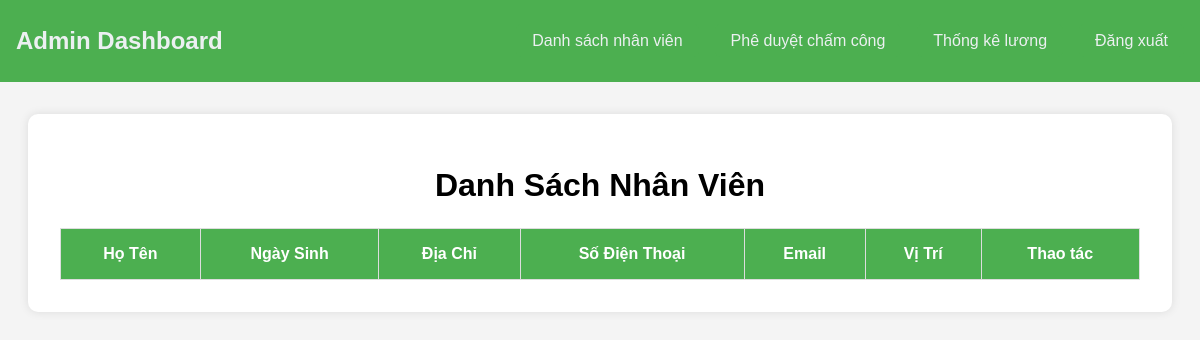
Before: /admin_trangchu/ with the older database file.
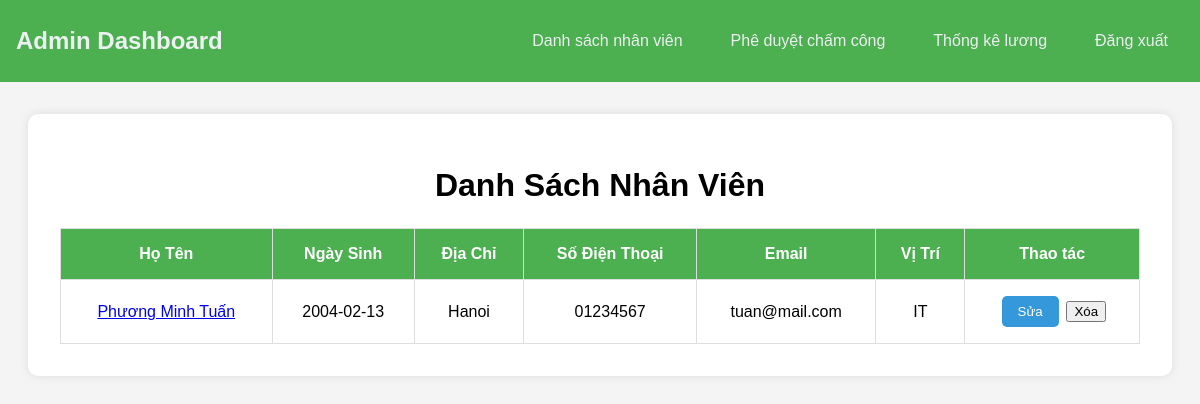
After: the same page with the newer database file.
### tables this page shows
CREATE TABLE NhanVien (
        ma_nhan_vien INTEGER PRIMARY KEY AUTOINCREMENT,
        ho_ten TEXT NOT NULL,
        ngay_sinh DATE NOT NULL,
        dia_chi TEXT NOT NULL,
        so_dien_thoai TEXT NOT NULL,
        email TEXT UNIQUE NOT NULL,
        vi_tri TEXT NOT NULL,
        ma_tai_khoan INTEGER NOT NULL,
        FOREIGN KEY (ma_tai_khoan) REFERENCES TaiKhoan(ma_tai_khoan)
    );

### controllers/AdminTrangChuController.py (the view)
@admin_bp.route('/', methods=['GET', 'POST'])
def lay_danh_sach_nhan_vien():
    try:
        danh_sach_nhan_vien = NhanVien.lay_danh_sach_nhan_vien()
        if not danh_sach_nhan_vien:
            print("không có danh sách nhân viên")
    except Exception as e:
        flash(f"Đã xảy ra lỗi khi lấy danh sách nhân viên: {str(e)}", "danger")
        print("lỗi backend")
        return redirect(url_for('thongkechamcong'))
    return render_template('admin_trangchu.html', danh_sach_nhan_vien=danh_sach_nhan_vien)

### templates/admin_trangchu.html (shortened to what this page needs)
<!DOCTYPE html>
<html lang="en">
<head>
    <link rel="stylesheet" href="{{ url_for('static', filename='css/admin_trangchu.css') }}">
</head>
<body>
    <nav class="navbar">
        <div class="logo">Admin Dashboard</div>
        <ul>
            <li><a href="{{url_for('admin_trangchu.lay_danh_sach_nhan_vien')}}">Danh sách nhân viên</a></li>
            <li><a href="{{url_for('admin_trangchu.phe_duyet')}}">Phê duyệt chấm công</a></li>
            <li><a href="{{ url_for('thongkeluong.search') }}">Thống kê lương</a></li>
            <li><a href="javascript:void(0)" onclick="confirmLogout()">Đăng xuất</a></li>
        </ul>
    </nav>
    <div class="container">
        <h1 class="title">Danh Sách Nhân Viên</h1>
        <table class="employee-table">
            <thead>
                <tr>
                    <th>Họ Tên</th>
                    <th>Ngày Sinh</th>
                    <th>Địa Chỉ</th>
                    <th>Số Điện Thoại</th>
                    <th>Email</th>
                    <th>Vị Trí</th>
                    <th>Thao tác</th>
                </tr>
            </thead>
            <tbody>
                {% for nhan_vien in danh_sach_nhan_vien %}
                <tr>
                    <td>
                        <a class = "name" href="{{ url_for('thongkechamcong.hien_thi_thong_ke', ma_nhan_vien=nhan_vien.ma_nhan_vien) }}">
                            {{ nhan_vien.ho_ten }}
                        </a>
                    </td>
                    <td class = "dob">{{ nhan_vien.ngay_sinh }}</td>
                    <td class = "address">{{ nhan_vien.dia_chi }}</td>
                    <td class="phone">{{ nhan_vien.so_dien_thoai }}</td>
                    <td class = "email">{{ nhan_vien.email }}</td>
                    <td class = "position">{{ nhan_vien.vi_tri }}</td>
                    <td>
                        <button class = "edit-btn" data-id="{{nhan_vien.ma_nhan_vien}}" >Sửa</button>
                        <button onclick="xacNhanXoa(this)" data-id="{{ nhan_vien.ma_nhan_vien }}">Xóa</button>
                    </td>
                </tr>
                {% endfor %}
        </table>
    </div>
</body>
</html>

Changed rows visible on the page:
added NhanVien: ho_ten "Phương Minh Tuấn", ngay_sinh "2004-02-13", dia_chi "Hanoi", so_dien_thoai "01234567", email "tuan@mail.com", vi_tri "IT"
